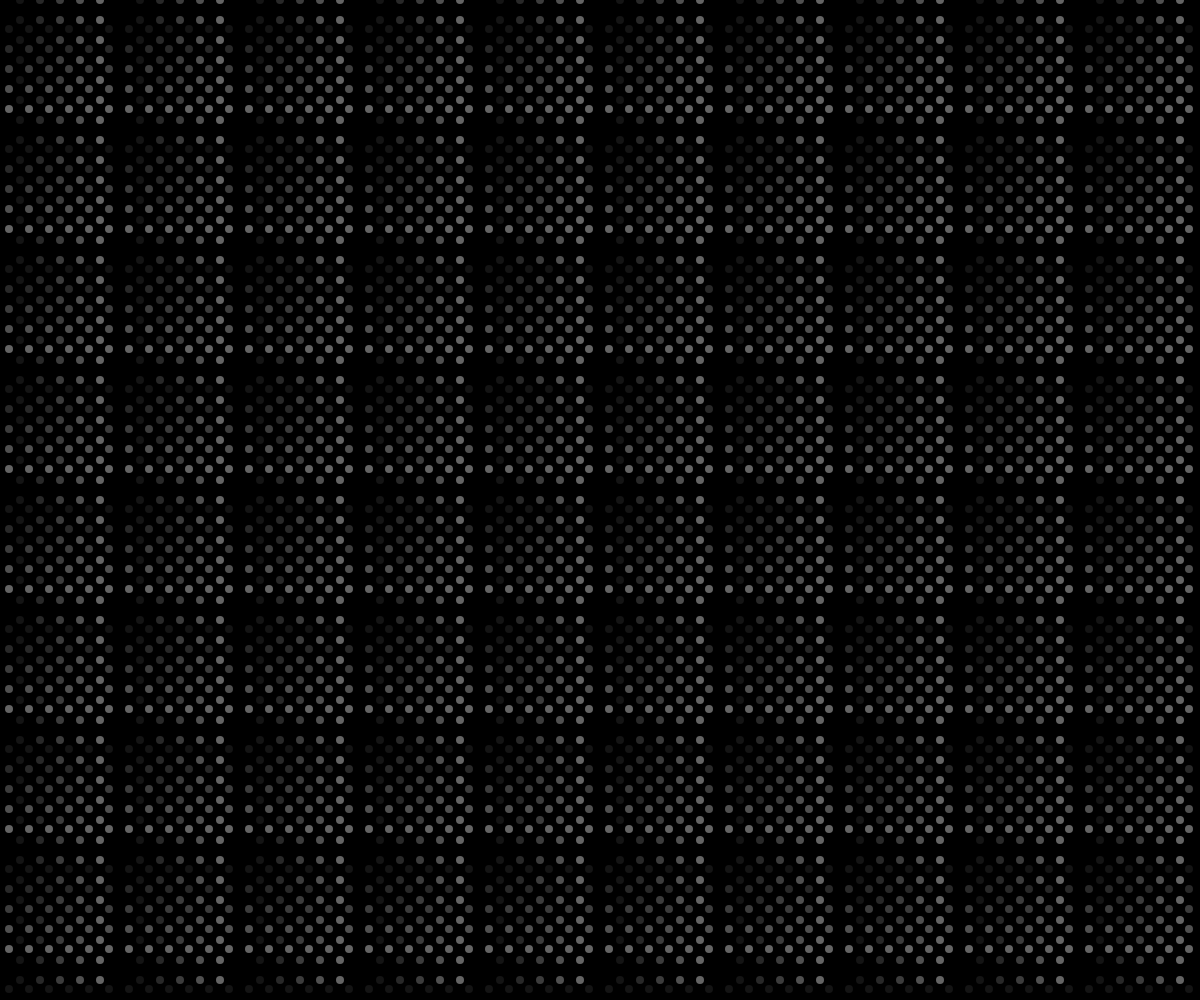
Frame 1 (no input)
Frame 60 (no input): identical to frame 1, image omitted
Frame 120 (the mouse pressed at the canvas centre since frame 60): identical to frame 1, image omitted

The p5.js sketch that drew this single still picture (run headless with seeded random() and noise() and a simulated clock; from frame 60 on, the mouse is pressed at the canvas centre):

// p5.js sketch
// ── sketch.js
// Generatore di pattern
// Sketch di Andrea Castellucci

var quanti = 60;
var modulo;
var d = 8; // diametro cerchi

function setup() {
  createCanvas(windowWidth, windowHeight);
  background(0);
  modulo = width / quanti;
  
  noStroke();
}

function draw() {
  background(0);

ellipseMode(CENTER);
  for (var x = 0; x < width; x += modulo) {
    for (var y = 0; y < height; y += modulo) {

      fill(x % 120);
      ellipse(x, y, d);

    }
  }
  
ellipseMode(CORNER);
  for (var x = 0; x < height; x += modulo) {
    for (var y = 0; y < width; y += modulo) {

      fill(x % 120);
      ellipse(y+5, x+5, d);
      
    }
  }
}
